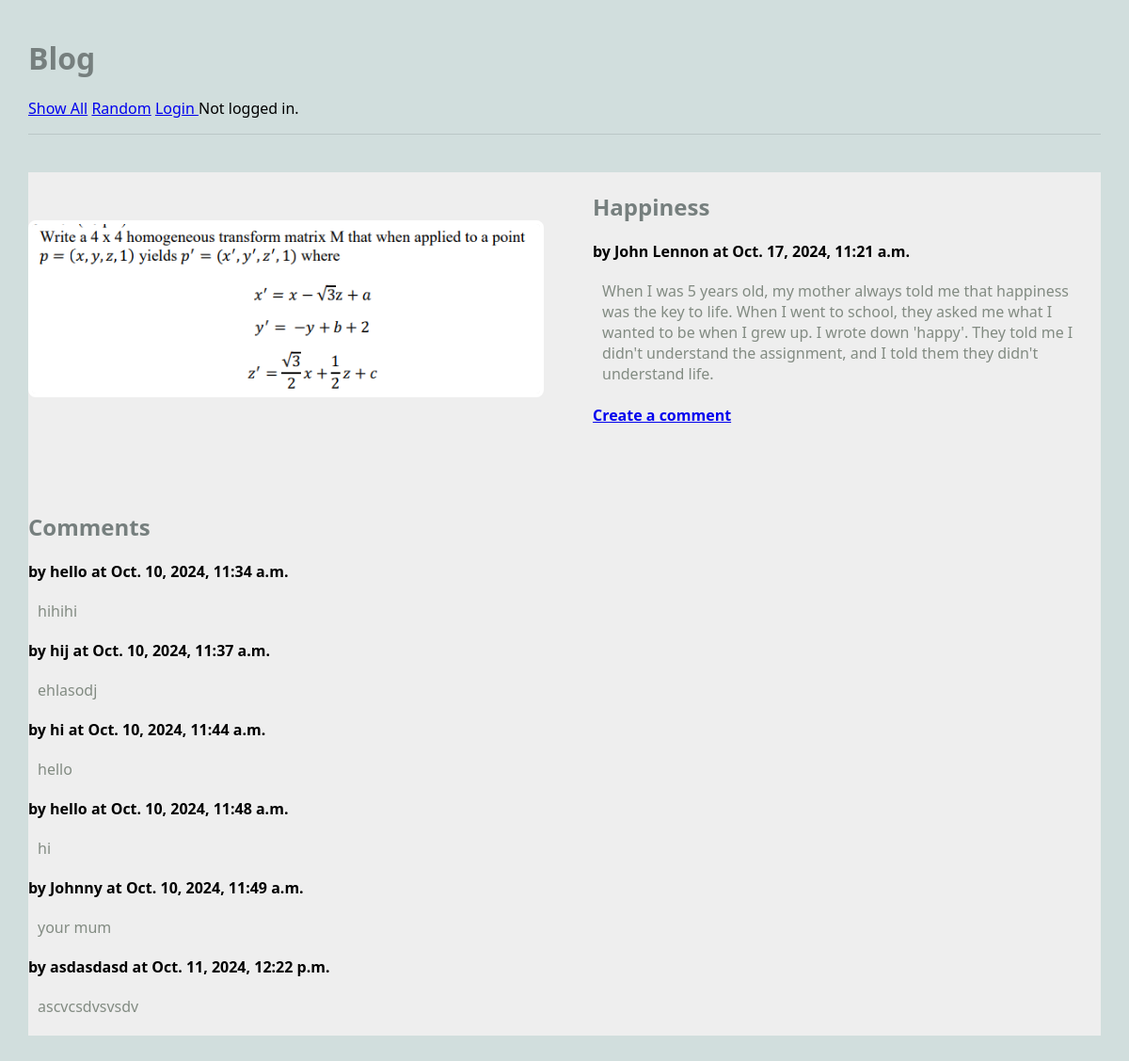
/blog/article/1, run on the app's committed database.
### blog/models.py (models this page shows, shortened)
class Article(models.Model):
    user = models.ForeignKey(User, on_delete=models.CASCADE)
    title = models.TextField(blank=False)
    author = models.TextField(blank=False)
    text = models.TextField(blank=False)
    published = models.DateTimeField(auto_now=True)
    image_file = models.ImageField(blank = True)
    def get_comments(self):
        comments = Comment.objects.filter(article=self)
        return comments

class Comment(models.Model):
    article = models.ForeignKey("Article", on_delete=models.CASCADE)
    author = models.TextField(blank=False)
    text = models.TextField(blank=False)
    published = models.DateTimeField(auto_now=True)
    def __str__(self):
        return f'{self.text}'

### blog/views.py (the view)
# urls.py: path(r'article/<int:pk>', views.ArticlePageView.as_view(), name='article'),
class ArticlePageView(DetailView):
    model = Article
    template_name = 'blog/article.html' ## reusing same template!!
    context_object_name = 'article'

### blog/templates/blog/article.html (shortened to what this page needs)
{% extends 'blog/base.html' %}
{% block content %}
<main class="grid-container">
    <article class="featured">
        <img src="{{article.image_file.url}}" alt="{{article.image_file.url}}">
        <div>
        <h2>{{article.title}}</h2>
        <strong>by {{article.author}} at {{article.published}}</strong>
        <p>
        {{article.text}}
        </p>
        <h4>
            <a href = "{% url 'create_comment' article.pk%}">Create a comment</a> </h4>
        </div>
    </article>
    <div>
    <h2>Comments</h2>
    {% for c in article.get_comments %}
    <article>
        <div>
        <strong>by {{c.author}} at {{c.published}}</strong>
        <p>
        {{c.text}}
        </div>
    </article>
    {% endfor %}
</div>
</main>
{% endblock %}

### static/styles-blog.css (style rules this page uses)
body { margin: 30px; background: #d1dedd; font-family:'Segoe UI', Tahoma, Geneva, Verdana, sans-serif; }
h1, h2, h3 { color: #767f7e; }
p { color: #828b82; }
.grid-container { background: #eee; max-width: 900px; display: grid; grid-template-columns: repeat(3, 1fr); grid-gap: 10px; max-width: 1200px; margin: 20px auto; }
article.featured { grid-column: span 3; display: grid; gap: 60px; grid-template-columns: 1fr 1fr; align-items: center; border-bottom: 1px #bbc7c7; padding-bottom: 40px; }
article img, article.featured img { width: 100%; border: 4px solid #fff; border-radius: 8px; }
article p, article h3 { margin: 20px 10px; }

### data on the page
Article: image_file (picture), title "Happiness", author "John Lennon", published "Oct. 17, 2024, 11:21 a.m.", text "When I was 5 years old, my mother always told me that happiness was the key to life. When I went to school, they asked me what I wanted to be when I grew up. I wrote down 'happy'. They told me I didn't understand the assignment, and I told them they didn't understand life."
Comment: author "hello", published "Oct. 10, 2024, 11:34 a.m.", text "hihihi"
Comment: author "hij", published "Oct. 10, 2024, 11:37 a.m.", text "ehlasodj"
Comment: author "hi", published "Oct. 10, 2024, 11:44 a.m.", text "hello"
Comment: author "hello", published "Oct. 10, 2024, 11:48 a.m.", text "hi"
Comment: author "Johnny", published "Oct. 10, 2024, 11:49 a.m.", text "your mum"
Comment: author "asdasdasd", published "Oct. 11, 2024, 12:22 p.m.", text "ascvcsdvsvsdv"
